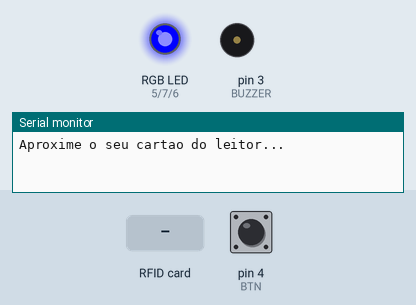
A sketch run on a simulated Arduino Uno, built with avr-gcc and run on an emulated ATmega328P. Parts: an RGB LED mixed from three pins (HIGH = lit), buzzer (waves = sounding), the last lines printed to the serial monitor. The inputs (shaded band) are chosen by the test bench; at power-on: pin 4 (BTN) HIGH. Pins used as bus, display or sensor lines are not drawn.

Above: at 1.2 s.
1.3 s: RFID card 5E 7A 19 C4 held to the reader
At 2.9 s:
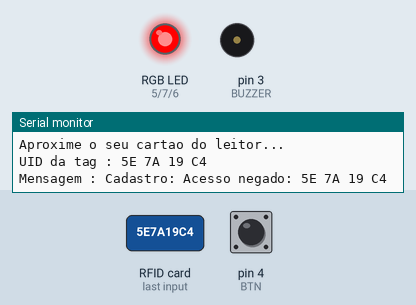
At 3.8 s:
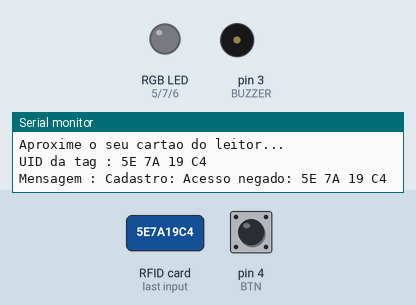
Timing chart, 0 to 10.8 s (numbered marks = the images above; inputs shaded):
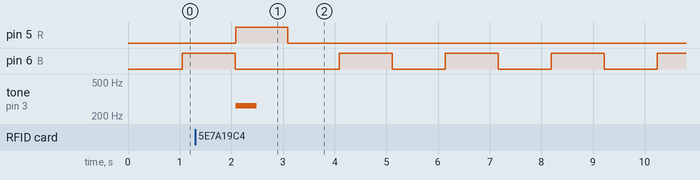

The sketch:

ABP_RFID.ino
```cpp
//Programa : RFID - Controle de Acesso leitor RFID
//Autor : FILIPEFLOP

#include <SPI.h>
#include <MFRC522.h>

#define SS_PIN 10
#define RST_PIN 9
#define BTN 4
#define BUZZER 3
#define R 5
#define B 6
#define G 7
MFRC522 mfrc522(SS_PIN, RST_PIN);   // Create MFRC522 instance.
int count = 0;

String st[20];
bool cadastro = false;
void setup()
{
  pinMode(BTN, INPUT_PULLUP);
  Serial.begin(9600);   // Inicia a serial
  SPI.begin();      // Inicia  SPI bus
  mfrc522.PCD_Init();   // Inicia MFRC522
  Serial.println("Aproxime o seu cartao do leitor...");
  Serial.println();
  pinMode(BUZZER,OUTPUT);
  pinMode(R,OUTPUT);
  pinMode(B,OUTPUT);
  pinMode(G,OUTPUT);

}

int tempo = 400;
void loop()
{
  lerBotao();


  // Look for new cards
  if ( ! mfrc522.PICC_IsNewCardPresent())
  {
    return;
  }
  // Select one of the cards
  if ( ! mfrc522.PICC_ReadCardSerial())
  {
    return;
  }
  //Mostra UID na serial
  Serial.print("UID da tag :");
  String conteudo= "";
  byte letra;
  for (byte i = 0; i < mfrc522.uid.size; i++)
  {
     Serial.print(mfrc522.uid.uidByte[i] < 0x10 ? " 0" : " ");
     Serial.print(mfrc522.uid.uidByte[i], HEX);
     conteudo.concat(String(mfrc522.uid.uidByte[i] < 0x10 ? " 0" : " "));
     conteudo.concat(String(mfrc522.uid.uidByte[i], HEX));
  }
  Serial.println();
  Serial.print("Mensagem : ");
  conteudo.toUpperCase();
  Serial.print("Cadastro: "+ cadastro);

  if (existe(conteudo.substring(1))){
      Serial.print("Acesso concedido: "+ conteudo.substring(1));
     acessoConcedido();
  }else{
    if(cadastro){
      cadastrar(conteudo.substring(1));
      acessoConcedido();
    }else{
      Serial.print("Acesso negado: "+ conteudo.substring(1));
      acessoNegado();
    }
  }

}

void acessoConcedido(){
  tone(BUZZER,440,tempo);
  ledRGB(0,0,1);
  delay(1000);
  ledRGB(0,0,0);
}

void acessoNegado(){
  tone(BUZZER,262,tempo);
  ledRGB(1,0,0);
  delay(1000);
  ledRGB(0,0,0);
}

void ledRGB(int r, int b, int g){
  digitalWrite(R,r);
  digitalWrite(G,g);
  digitalWrite(B,b);
}

void cadastrar(String tag){
  Serial.print("Cadastro da tag: "+ tag);
  if(count == 19){
   acessoNegado();
   return;
  }

  st[count] = tag;
  count++;
}

bool existe(String tag){
  for(int i = 0; i < 20; i++){
    if(tag == st[i]){
      return true;
    }
  }
  return false;
}
void lerBotao(){
  if (digitalRead(BTN) == HIGH) { // Botão Pressionado;
    cadastro = !cadastro;
    delay(1000);
  }
  ledRGB(0,(int)cadastro,0);
}
```

Measured:
- after the input at 1.3 s, pin 5 (R): LOW → HIGH after 0.79 s, → LOW 1.0 s later; tone on pin 3 (BUZZER): silent → 262 Hz after 0.79 s, → silent 0.40 s later
- by itself, pin 6 (B): repeats every 2.1 s: HIGH 1.0 s, LOW 1.0 s
